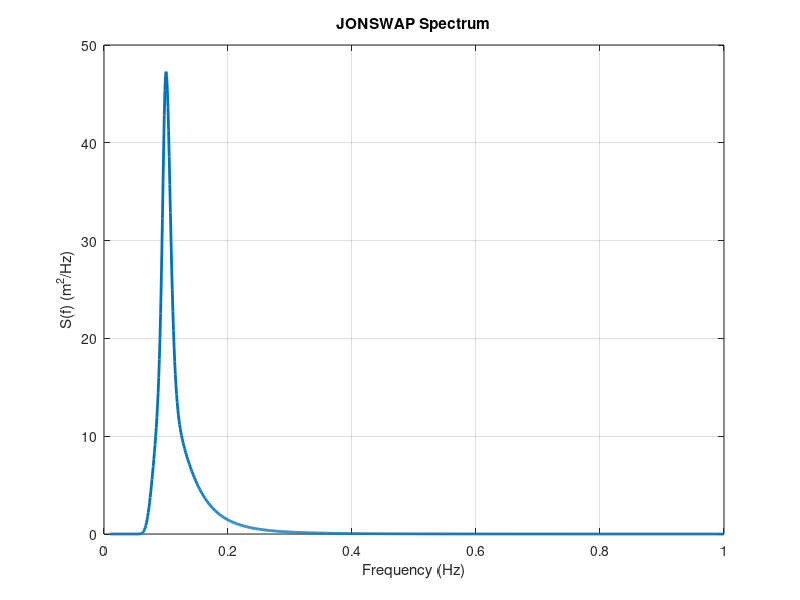

Here is the MATLAB script that generated this plot: (Note: this script raises an error after producing the figure.)
% 파라미터 설정
g = 9.81;           % 중력 가속도 (m/s^2)
alpha = 0.0081;     % 에너지 스케일링 상수
gamma = 3.3;        % 피크 강화 인자
f_p = 0.1;          % 피크 주파수 (Hz)

% 주파수 벡터 생성 (Hz)
f = linspace(0.01, 1, 1000);  % 예: 0.01Hz ~ 1Hz 범위

% JONSWAP 스펙트럼 계산
S = zeros(size(f));
for i = 1:length(f)
    if f(i) <= f_p
        sigma = 0.07;
    else
        sigma = 0.09;
    end
    S(i) = alpha * g^2 / (2*pi)^4 * f(i)^(-5) * exp(-5/4*(f_p/f(i))^4) * gamma^(exp(-((f(i)-f_p)^2)/(2*sigma^2*f_p^2)));
end

% S(f)를 플롯하여 확인
figure;
plot(f, S, 'LineWidth',2);
xlabel('Frequency (Hz)');
ylabel('S(f) (m^2/Hz)');
title('JONSWAP Spectrum');
grid on;

% 이제 이 S(f)를 바탕으로 합성 해면을 생성할 수 있습니다.
% 예를 들어, 난수 위상(phi)을 부여하고 역 FFT를 수행하는 방법:
N = length(f);
phi = 2*pi*rand(1, N);  % 난수 위상
% 주파수 영역에서 복소수 계수를 구성
A = sqrt(2*S*f(2)-f(1)); % 스펙트럼의 크기를 적절히 조절 (이 부분은 보정 필요)
A = sqrt(S) .* exp(1i*phi);
% 역 FFT를 통해 시간 영역으로 변환 (간단 예시)
eta_t = ifft(A, 'symmetric');
figure;
plot(eta_t);
xlabel('Time Index');
ylabel('Surface Elevation');
title('Synthetic Sea Surface Time Series');
